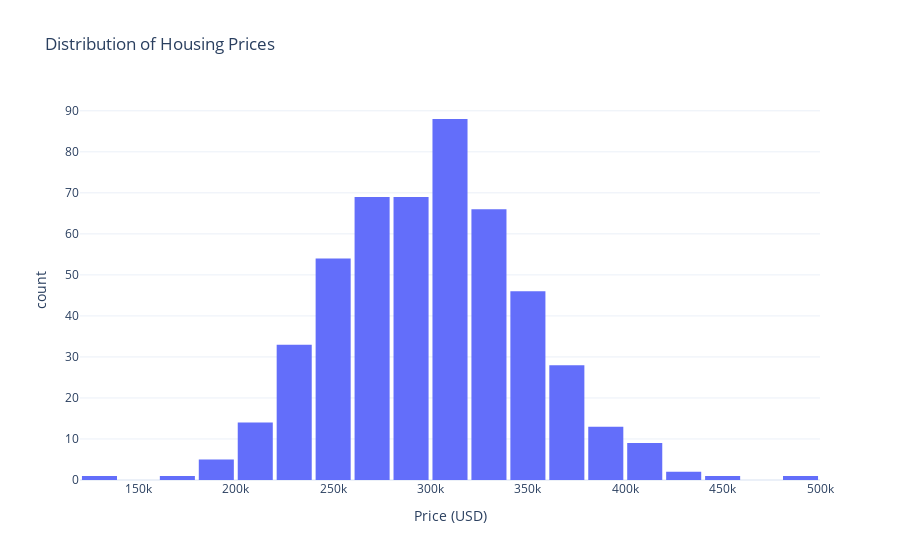

The notebook cell this image was saved under:
### Code cell
import plotly.express as px
import numpy as np

# Generate some example housing prices
np.random.seed(42)
housing_prices = np.random.normal(loc=300_000, scale=50_000, size=500)

# Create histogram
fig = px.histogram(
    x=housing_prices,
    nbins=30,
    title="Distribution of Housing Prices",
    labels={"x": "Price (USD)", "y": "Count"},
)

# Customize appearance
fig.update_layout(
    bargap=0.1,
    template="plotly_white",
)

# Show the chart
fig.show()

### Figure 1 — Plotly figure (JSON) as saved in the notebook; plotly's stock layout.template omitted (floating-point values rounded to 4 significant figures; data arrays with more than 128 entries replaced by an {"elided": "..."} marker saying what was removed)
{"data": [{"bingroup": "x", "hovertemplate": "Price (USD)=%{x}<br>count=%{y}<extra></extra>", "legendgroup": "", "marker": {"color": "#636efa", "pattern": {"shape": ""}}, "name": "", "nbinsx": 30, "orientation": "v", "showlegend": false, "type": "histogram", "x": {"elided": "500 float values"}, "xaxis": "x", "yaxis": "y"}], "layout": {"bargap": 0.1, "barmode": "relative", "legend": {"tracegroupgap": 0}, "title": {"text": "Distribution of Housing Prices"}, "xaxis": {"anchor": "y", "domain": [0, 1], "title": {"text": "Price (USD)"}}, "yaxis": {"anchor": "x", "domain": [0, 1], "title": {"text": "count"}}}}
